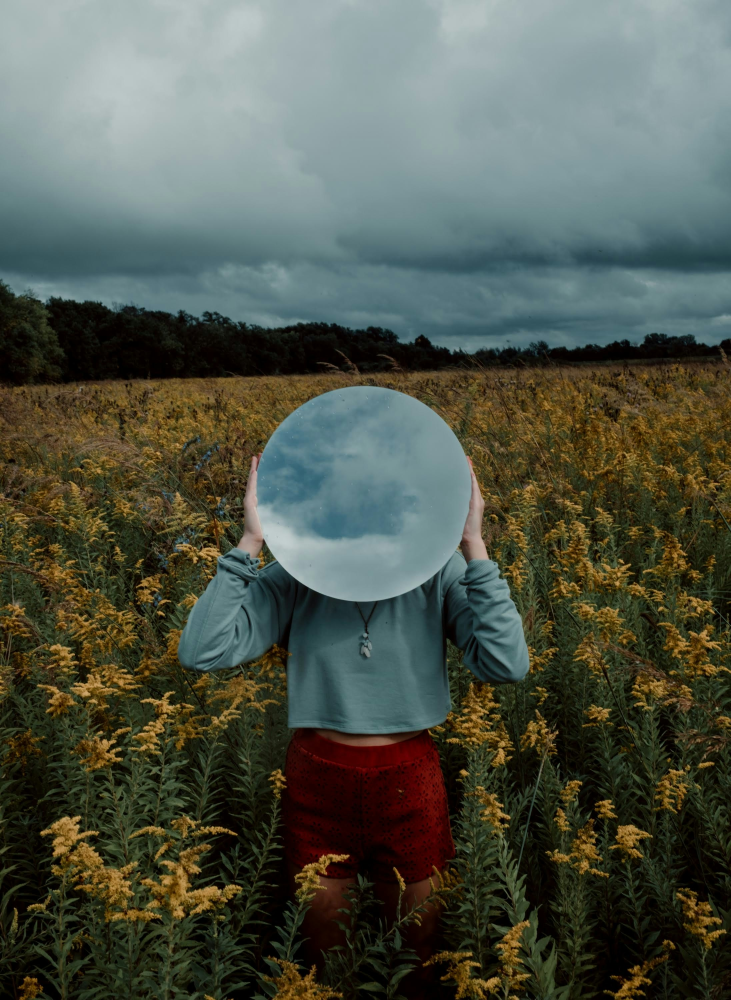
#> input picture img/noah-buscher-0WFUP_y4tds-unsplash.jpg, 2192 x 3000 px (shown at 1/3 size)
$ python cat_mirror.py
#> lines starting #> are read from the running program, lines starting #| are printed output that depends on the picture; after the words box and inside, x2 and y2 are one past the last pixel; in counts of white or black regions, pixels touching at a corner belong together
import cv2
import numpy as np
import matplotlib.pyplot as plt

# 이미지 경로 설정
mirror_image_path = '../img/noah-buscher-0WFUP_y4tds-unsplash.jpg'  # 거울 이미지
cat_image_path = '../img/kari-shea-FilM6ng7VGQ-unsplash.jpg'         # 고양이 이미지

# 이미지 불러오기
mirror_img = cv2.imread(mirror_image_path)
#> mirror_img is the input picture: shape (3000, 2192, 3); mean B, G, R 74.2, 85.9, 80.1
cat_img = cv2.imread(cat_image_path)
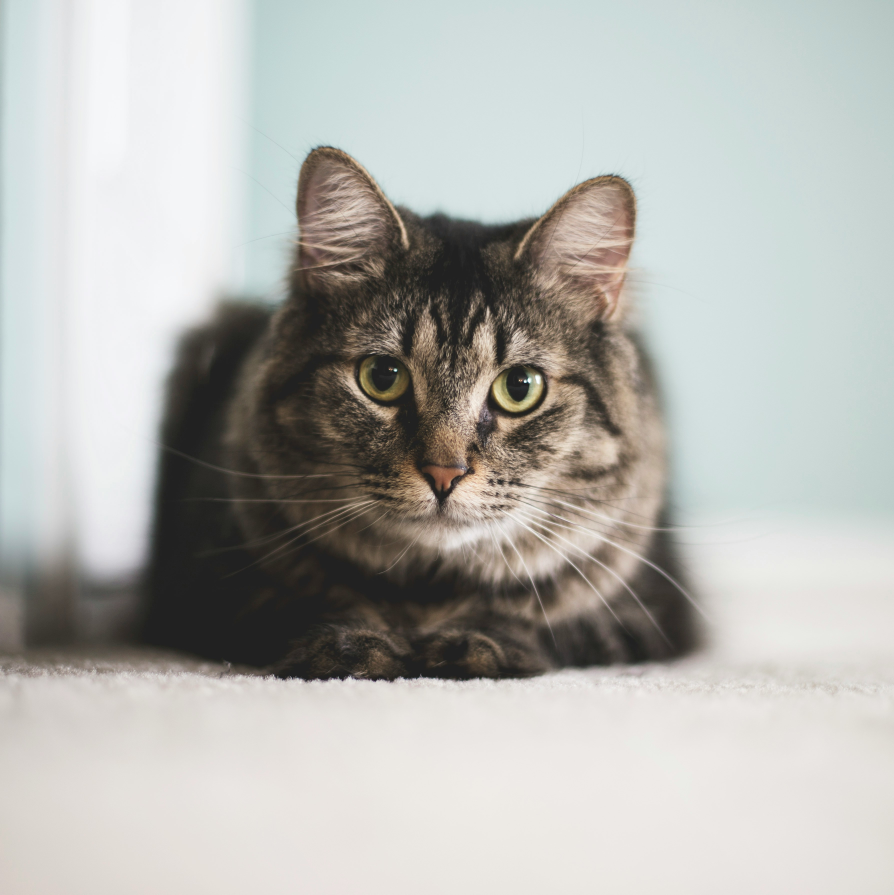
#> input picture img/kari-shea-FilM6ng7VGQ-unsplash.jpg, 3576 x 3577 px (shown at 1/4 size)
#> cat_img is the input picture: shape (3577, 3576, 3); mean B, G, R 177.3, 181.5, 181.3

# BGR → RGB
mirror_img_rgb = cv2.cvtColor(mirror_img, cv2.COLOR_BGR2RGB)
cat_img_rgb = cv2.cvtColor(cat_img, cv2.COLOR_BGR2RGB)

# 거울 중심 좌표와 반지름 (앞서 검출한 값 사용)
x, y, r = 1090, 1480, 330
diameter = 2 * r

# 고양이 이미지 리사이즈
cat_resized = cv2.resize(cat_img_rgb, (diameter, diameter))

# 원형 마스크 생성
mask = np.zeros((diameter, diameter), dtype=np.uint8)
cv2.circle(mask, (r, r), r, 255, -1)
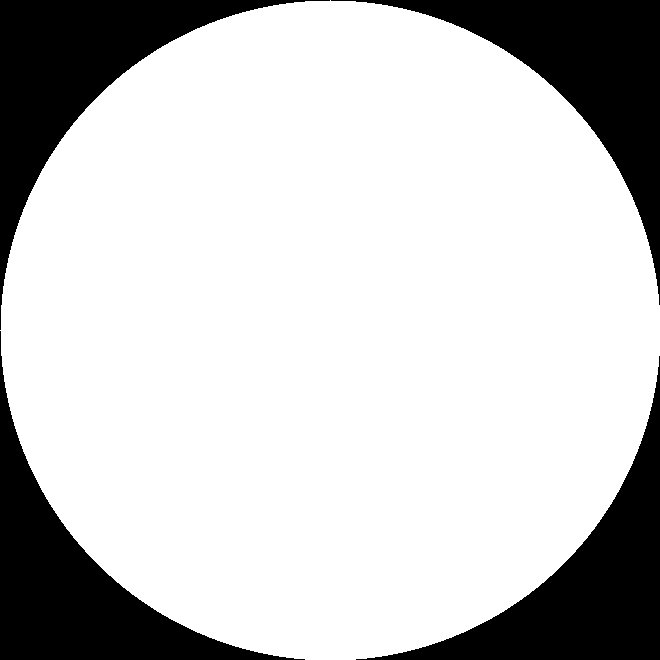
#> mask: shape (660, 660); 78.5% white; 4 black regions, box (x1, y1, x2, y2) and area: (0, 0, 330, 330) 23711, (331, 0, 660, 305) 23381, (0, 331, 305, 660) 23381, (356, 356, 660, 660) 23052

# ROI 설정 (거울 부분)
roi = mirror_img_rgb[y - r:y + r, x - r:x + r]
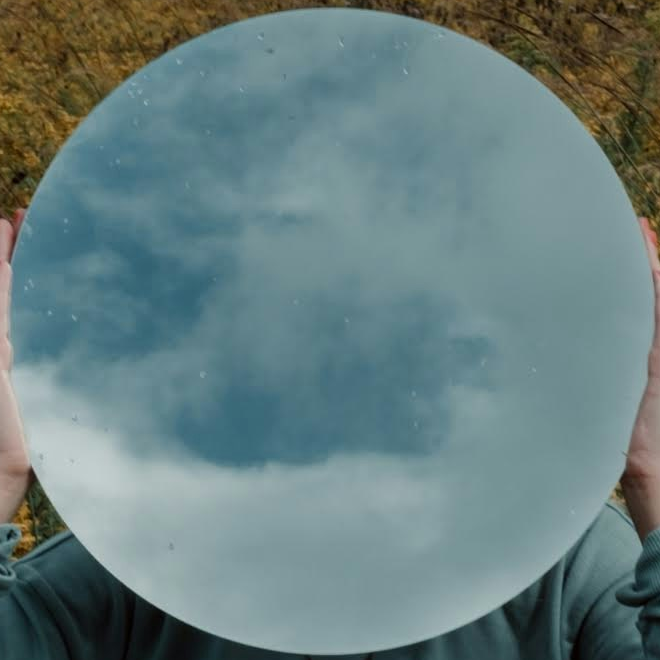
#> roi: shape (660, 660, 3); mean R, G, B 103.4, 126.1, 126.3

# 고양이 이미지와 배경 합성
masked_cat = cv2.bitwise_and(cat_resized, cat_resized, mask=mask)
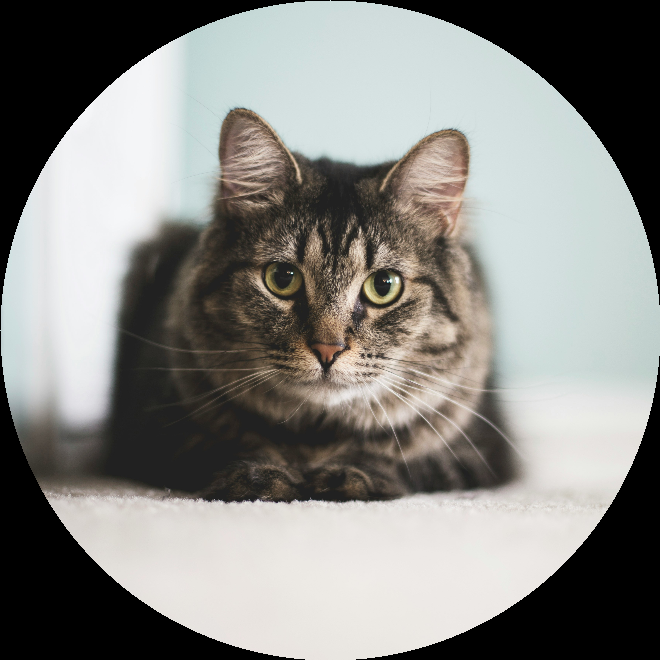
#> masked_cat: shape (660, 660, 3); mean R, G, B 134.8, 134.5, 130.8
masked_bg = cv2.bitwise_and(roi, roi, mask=cv2.bitwise_not(mask))
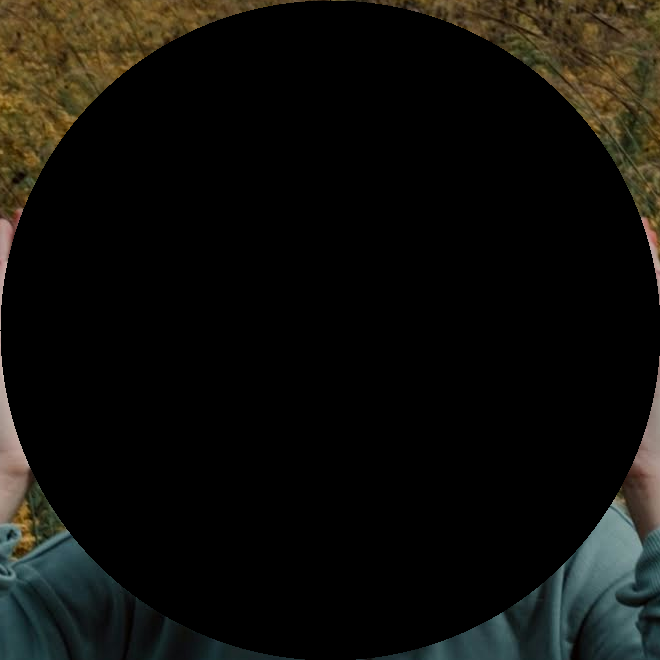
#> masked_bg: shape (660, 660, 3); mean R, G, B 15.6, 15.1, 11.1
combined = cv2.add(masked_cat, masked_bg)
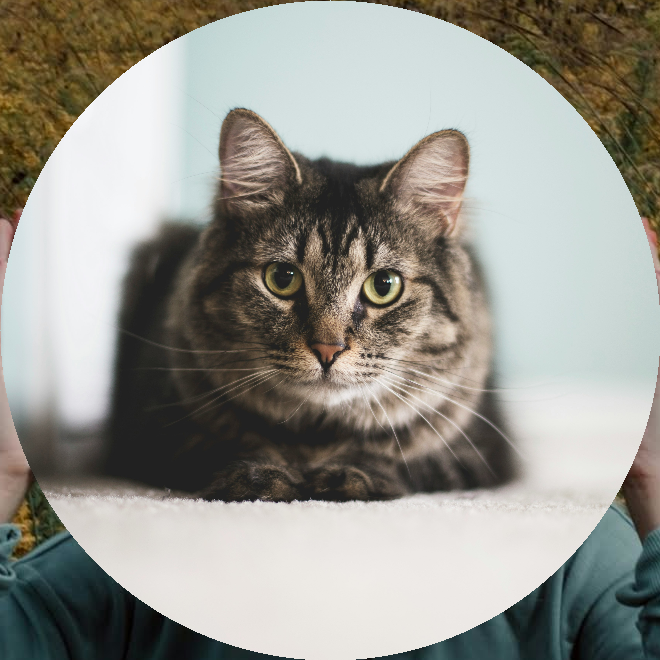
#> combined: shape (660, 660, 3); mean R, G, B 150.4, 149.5, 141.9

# 최종 이미지에 삽입
result = mirror_img_rgb.copy()
result[y - r:y + r, x - r:x + r] = combined
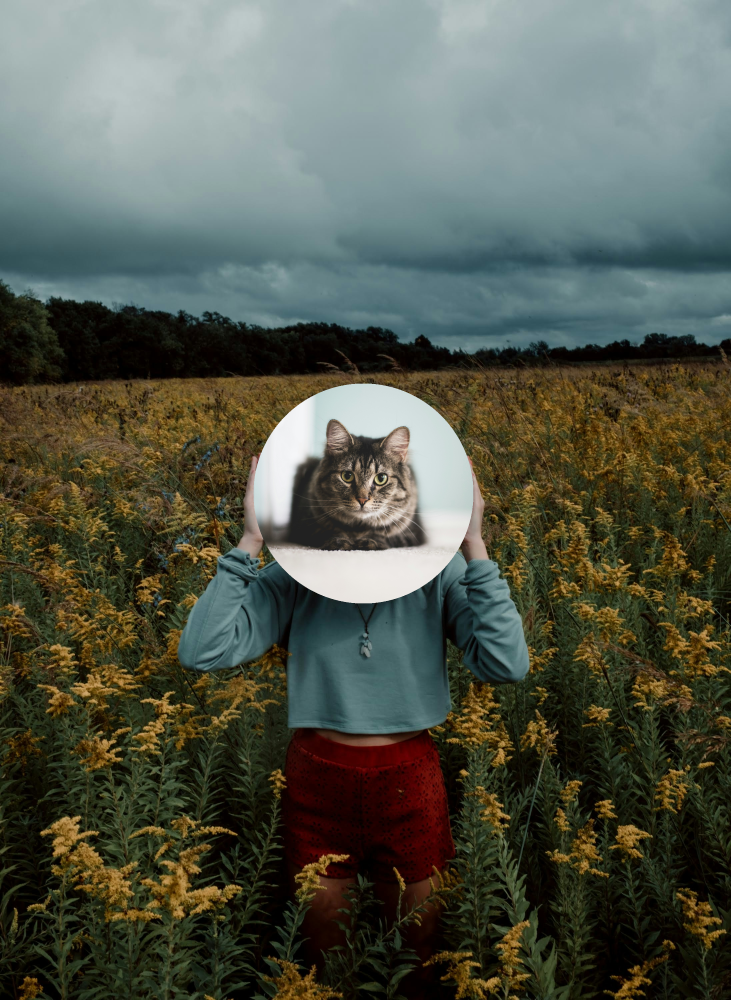
#> result: shape (3000, 2192, 3) (shown at 1/3 size); mean R, G, B 83.2, 87.5, 75.2
def onclick(event):
    x, y = int(event.xdata), int(event.ydata)
    print(f"클릭한 좌표: ({x}, {y}) - RGB: {result[y, x]}")

fig, ax = plt.subplots(figsize=(8, 10))
ax.imshow(result)
cid = fig.canvas.mpl_connect('button_press_event', onclick)
plt.title("Click on the mirror")
plt.show()

# 출력
plt.figure(figsize=(8, 10))
plt.imshow(result)
plt.axis("off")
plt.title("Cat Inserted into Mirror")
plt.show()
